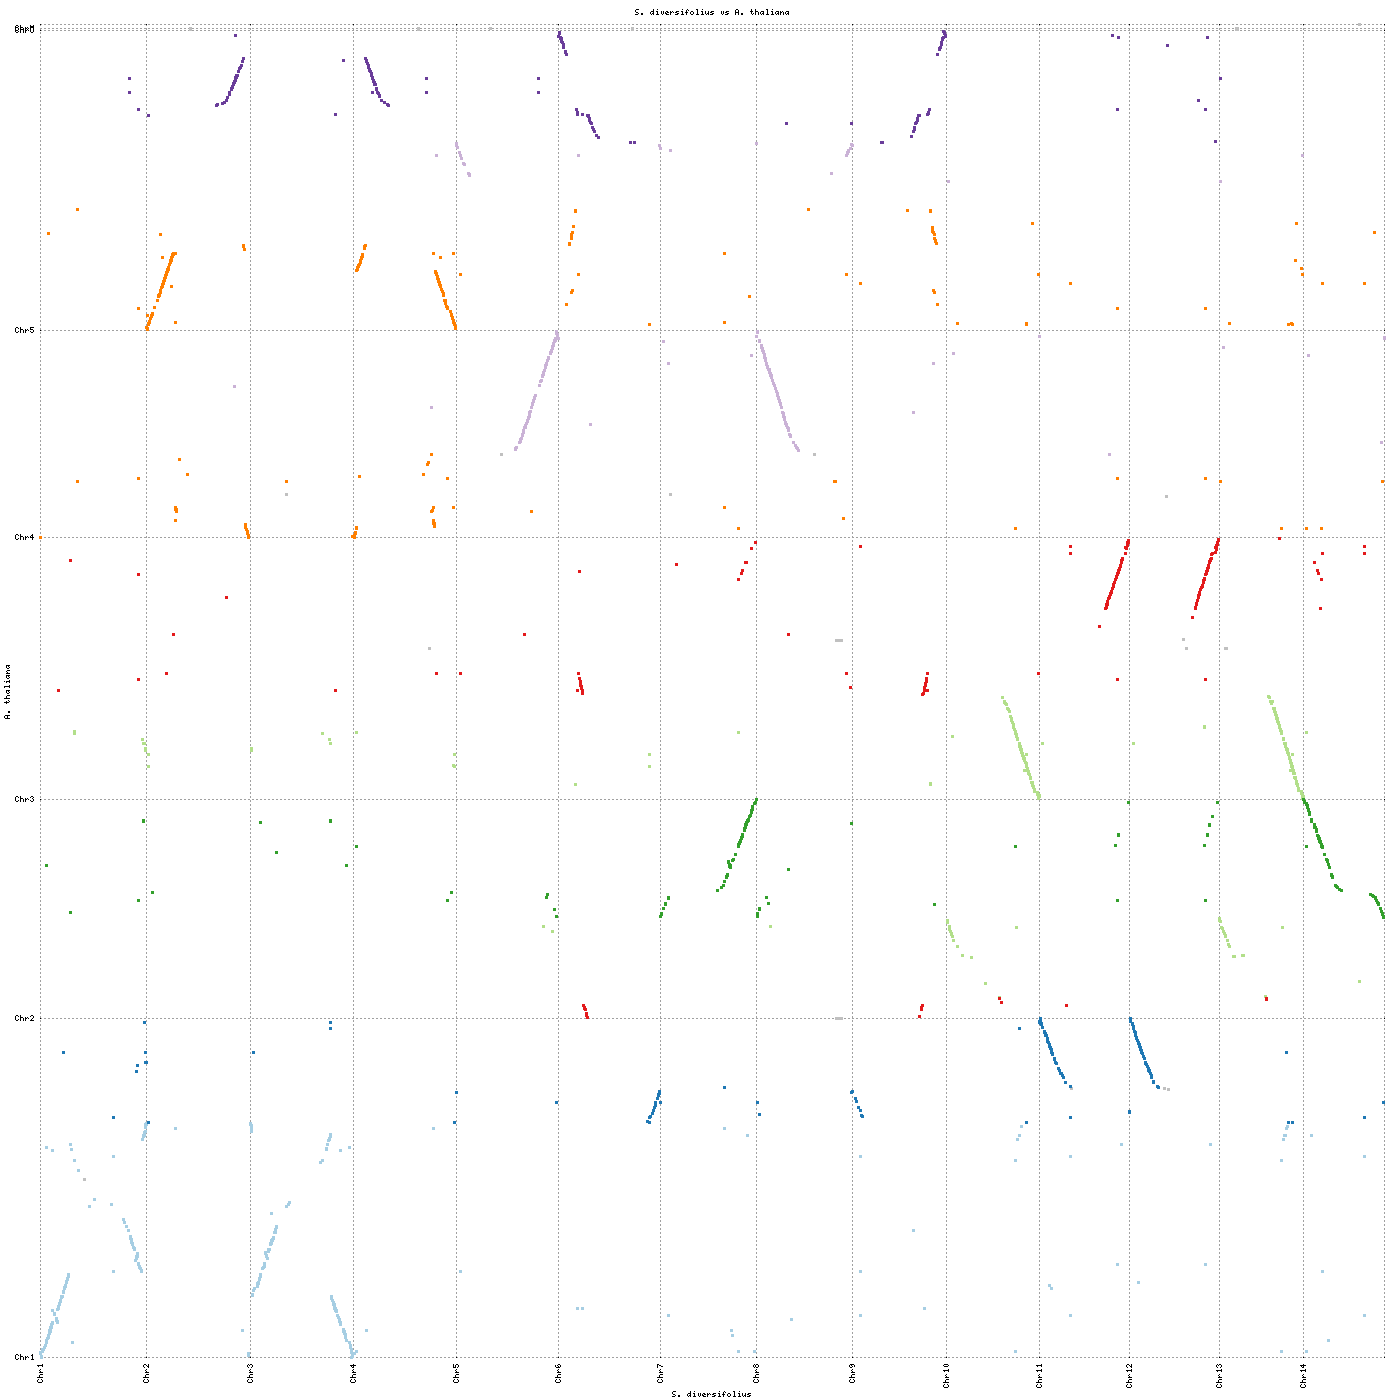

The script that saved this image:
set terminal pdf size 6.5,6.5
set output "Promer_S.div_vs_TAIR10.pdf"
set xtics rotate ( \
 "Chr1" 1.0, \
 "Chr2" 26529351.0, \
 "Chr3" 52463664.0, \
 "Chr4" 78268801.0, \
 "Chr5" 103940614.0, \
 "Chr6" 129539577.0, \
 "Chr7" 155007316.0, \
 "Chr8" 179024234.0, \
 "Chr9" 203032557.0, \
 "Chr10" 226604744.0, \
 "Chr11" 249863331.0, \
 "Chr12" 272367227.0, \
 "Chr13" 294813878.0, \
 "Chr14" 315899081.0, \
 "" 336183238 \
)
set ytics ( \
 "Chr1" 1.0, \
 "Chr2" 30427671.0, \
 "Chr3" 50125959.0, \
 "Chr4" 73585788.0, \
 "Chr5" 92170843.0, \
 "ChrC" 119146344.0, \
 "ChrM" 119300821.0, \
 "" 119668634 \
)
set size 1,1
set grid
unset key
set border 0
set tics scale 0
set xlabel "S. diversifolius"
set ylabel "A. thaliana"
set title "S. diversifolius vs A. thaliana"
set format "%.0f"
set mouse format "%.0f"
set mouse mouseformat "[%.0f, %.0f]"
set xrange [1:336183238]
set yrange [1:119668634]
set style line 1  lt 1 lw 3 pt 6 ps 1
set style line 2  lt 3 lw 3 pt 6 ps 1
set style line 3  lt 2 lw 3 pt 6 ps 1
plot \
 "Promer_S.div_vs_TAIR10_ACK_0.gplot"  w lp pt 5 ps .3 lc rgb "grey",  \
 "Promer_S.div_vs_TAIR10_ACK_1.gplot"  title "ACK 1" w lp pt 5 ps .3 lc rgb "#A6CEE3", \
 "Promer_S.div_vs_TAIR10_ACK_2.gplot"  title "ACK 2" w lp pt 5 ps .3 lc rgb "#1F78B4", \
 "Promer_S.div_vs_TAIR10_ACK_3.gplot"  title "ACK 3" w lp pt 5 ps .3 lc rgb "#B2DF8A", \
 "Promer_S.div_vs_TAIR10_ACK_4.gplot"  title "ACK 4" w lp pt 5 ps .3 lc rgb "#33A02C", \
 "Promer_S.div_vs_TAIR10_ACK_5.gplot"  title "ACK 5" w lp pt 5 ps .3 lc rgb "#E31A1C", \
 "Promer_S.div_vs_TAIR10_ACK_6.gplot"  title "ACK 6" w lp pt 5 ps .3 lc rgb "#FF7F00", \
 "Promer_S.div_vs_TAIR10_ACK_7.gplot"  title "ACK 7" w lp pt 5 ps .3 lc rgb "#CAB2D6", \
 "Promer_S.div_vs_TAIR10_ACK_8.gplot"  title "ACK 8" w lp pt 5 ps .3 lc rgb "#6A3D9A"
